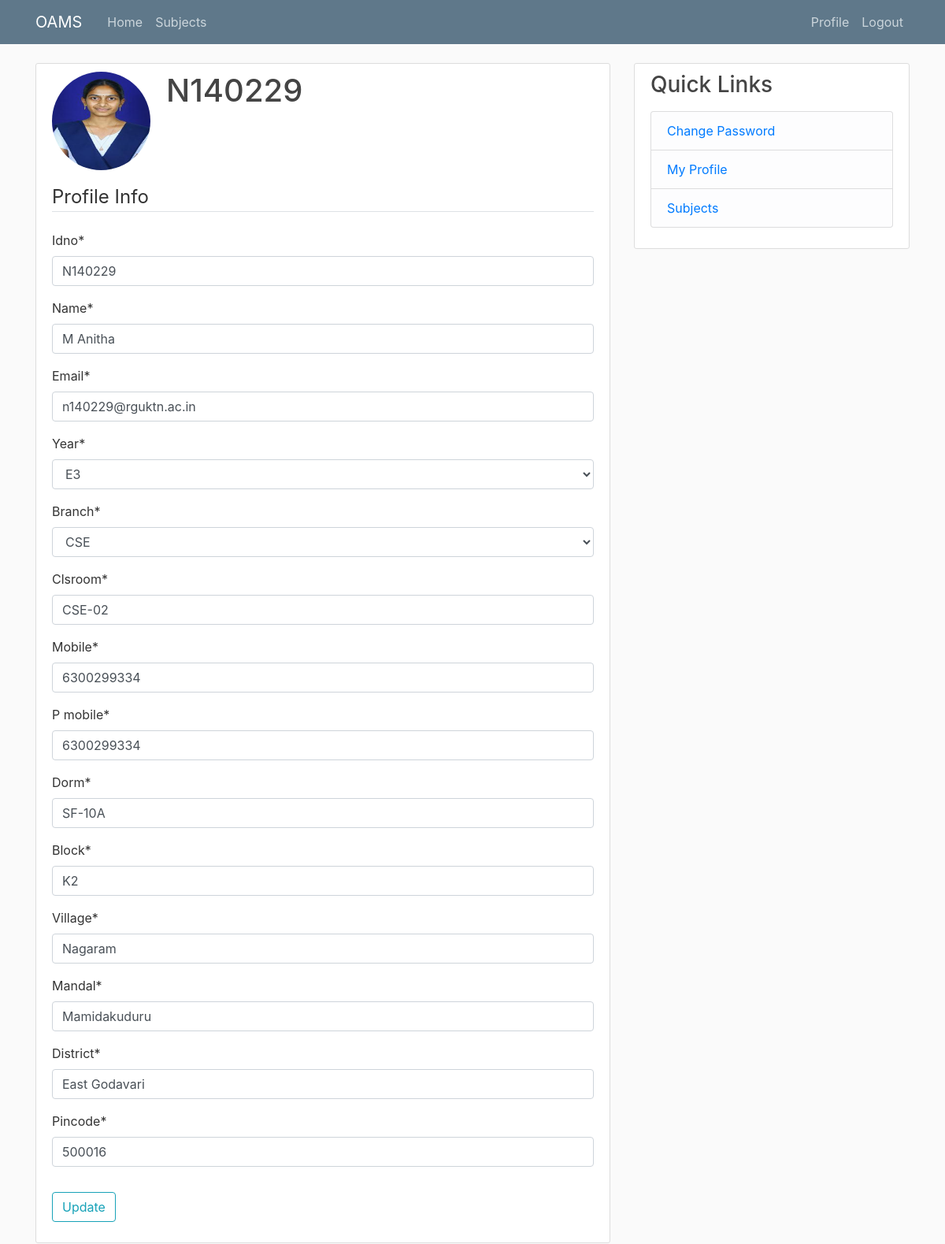
Page /accounts/profile/ (signed in) on the committed database.
### accounts/models.py (models this page shows, shortened)
class Profile(models.Model):
    user = models.OneToOneField(User, on_delete=models.CASCADE, primary_key=True)
    image = models.ImageField(upload_to='profile_pics/', default='default.jpg')

class Student(models.Model):
    user = models.OneToOneField(User, on_delete=models.CASCADE, primary_key=True)
    idno = models.CharField(max_length=7)
    name = models.CharField(max_length=50)
    email = models.EmailField()
    year = models.CharField(max_length=10, choices=YEARS)
    branch = models.CharField(max_length=15, choices=BRANCHES)
    clsroom = models.CharField(max_length=10)
    mobile = models.CharField(max_length=10)
    p_mobile = models.CharField(max_length=10)
    dorm = models.CharField(max_length=10)
    block = models.CharField(max_length=10)
    village = models.CharField(max_length=20)
    mandal = models.CharField(max_length=20)
    district = models.CharField(max_length=20)
    pincode = models.IntegerField(null=True)

### accounts/views.py (the view)
# urls.py: path('profile/', user_views.profile, name='profile'),
@login_required
def profile(request):
    if request.method == 'POST':
        if request.user.is_staff:
            form = StaffProfileForm(request.POST, instance=request.user.staff)
        else:
            form = StudentProfileForm(request.POST, instance=request.user.student)
        if form.is_valid():
            username = form.cleaned_data.get('username')
            form.save()
            messages.success(request, f'Account Updated for {request.user.username}!')
            return redirect('profile')
    else:
        if request.user.is_staff:
            form = StaffProfileForm(instance=request.user.staff)
        else:
            form = StudentProfileForm(instance=request.user.student)
    return render(request, 'accounts/profile.html', {'form':form})

### accounts/forms.py
class StudentProfileForm(forms.ModelForm):
    class Meta:
        model = Student
        exclude = ['user']

### accounts/templates/accounts/profile.html (shortened to what this page needs)
{% extends 'blog/base.html' %}
{% load crispy_forms_tags %}
{% block content %}
<div class="content-section">
    <div class="media">
        <img class="rounded-circle account-img" src="{{ user.profile.image.url }}">
        <div class="media-body">
            <h2 class="account-heading">{{ user.username }}</h2>
        </div>
    </div>
    <form method="POST" enctype="multipart/form-data">
        <fieldset class="form-group">
            <legend class="border-bottom mb-4">Profile Info</legend>
            {{ form|crispy }}
        </fieldset>
        <div class="form-group">
            <button class="btn btn-outline-info" type="submit">Update</button>
        </div>
    </form>
</div>
{% endblock content %}

### blog/static/blog/css/main.css (style rules this page uses)
body { background: #fafafa; color: #333333; margin-top: 5rem; }
h1, h2, h3, h4, h5, h6 { color: #444444; }
.content-section { background: #ffffff; padding: 10px 20px; border: 1px solid #dddddd; border-radius: 3px; margin-bottom: 20px; }
.account-img { height: 125px; width: 125px; margin-right: 20px; margin-bottom: 16px; }
.account-heading { font-size: 2.5rem; }

### rows in the picture
Student: idno "N140229", name "M Anitha", email "n140229@rguktn.ac.in", year "E3", branch "CSE", clsroom "CSE-02", mobile "6300299334", p_mobile "6300299334", dorm "SF-10A", block "K2", village "Nagaram", mandal "Mamidakuduru", district "East Godavari", pincode "500016"

### other values in the picture
{{ user.username }} "N140229"
